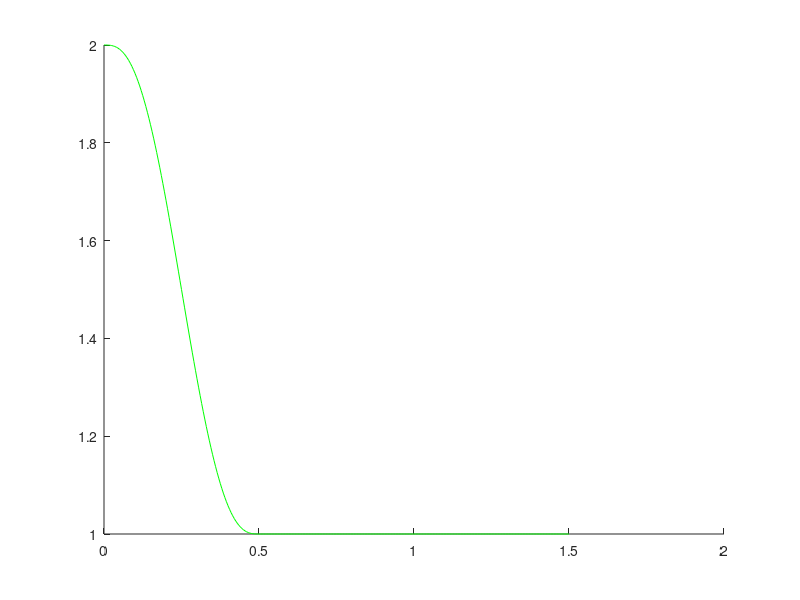

The MATLAB source for this figure: (Note: this script raises an error after producing the figure.)
clc
clear all

global M B

%% Constant K, prove tautology and other housekeeping
tspan=.5;
tinc=.005;
ta=(0:tinc:tspan)/tspan;

xi=[1; 0];
xf=[0; 0];

xd=(xi*ones(size(ta))+(xf-xi)*(10*ta.^3-15*ta.^4+6*ta.^5))';
vd=((xf-xi)*(30*ta.^2-60*ta.^3+30*ta.^4)/tspan)';
ad=((xf-xi)*(60*ta-180*ta.^2+120*ta.^3)/(tspan^2))';
% tshort=0:.001:tspan;
% xd=([1; 0]*sin(tshort))';
% vd=([1; 0]*cos(tshort))';
% ad=([1; 0]*-sin(tshort))';

t=0:tinc:1.5;
Xd=[[xd vd ad];zeros(length(t)-length(ta),6)];
Xd(:,1)=Xd(:,1)+1;
F=zeros(length(t),2);
F((t>.1)&(t<.2),1)=-10;
K=15*ones(length(t),2);

figure(1)
clf
hold on
plot(t,Xd(:,1),'g')

M=.41;
B=2.3;

Xh=forward(t,Xd,F,K);
plot(t,Xh(:,1),'k')

Xx=reverse(t,Xh,F,K);
plot(t,Xx(:,1),'r.')

arrow([t' Xh(:,1)],[t' Xh(:,1)]+.05*[0*t' F(:,1)],.6*[1 1 1],.2);

title('Proof of Tautology Being Intact')
xlabel('Time, Seconds')
ylabel('Displacement in X')
legend('Ground Truth Intention','Hand (Stiffness=15)','Intention (Stiffness=15)','Forces')

%% Sobol spanned, short-time extraction bursts

sParams=1;
nCandidates=5;
Kml=16;
Kspan=.2;

p=sobolset(sParams,'Skip',1e3,'Leap',1e2); %double wide is necessary, rest are generic values to deal with idealty
p=scramble(p,'MatousekAffineOwen'); %Same. Cleans up some issues quickly and quietly

candidateK=Kml+Kml*Kspan*(p(1:nCandidates,:)-.5); %Generate a sobol-distributed [0-1] set that theoretically spans the space very very well.

%You know you have some settling time, so figure out what it is.

figure(2)
clf
subplot(2,1,1)
hold on
plot(t,Xd(:,1),'g','linewidth',2)

Xml=reverse(t,Xh,F,Kml+K*0);
plot(t,Xml(:,1),'r.')

Xs=zeros(length(t),nCandidates);
Ys=zeros(length(t),nCandidates);
for k=1:nCandidates
    cand{k}=reverse(t,Xh,F,candidateK(k)+K*0);
    Xs(:,k)=cand{k}(:,1);
    Ys(:,k)=cand{k}(:,2);
    plot(t,Xs(:,k),'b')
end

eX=t;
eY=t;
for k=1:length(t)
    temp=[candidateK 1+0*candidateK]\Xs(k,:)';
    eX(k)=temp(1);
    temp=[candidateK 1+0*candidateK]\Ys(k,:)';
    eY(k)=temp(1);
end

dim=1;
P=zeros(dim);
P(dim+1,dim+1)=1;
w=zeros(2,1,length(t)+1);
w(2,1,1)=Xh(1,1);
w=[0;0];

subplot(2,1,2)
hold on
for k=1:length(t)
    %[w(:,:,k+1),P]=RLS([eX(k);1],Xml(k,1)',w(:,:,k),P,.5);
    [w,P]=RLS([eX(k);1],Xml(k,1)',w,P,.9);
    ws(:,k+1)=w;
    if ~mod(k,20)
    %plot(t(k),w(1,1,k),'r.')
    plot(t(k),w,'r.')
    drawnow
    end
end

figure(3)
clf
subplot(2,1,1)
hold on
plot(t,Xd(:,1),'g-')
plot(t,Xml(:,1)-eX','c.')
%plot(t,squeeze(w(2,1,2:end)),'b.')
subplot(2,1,2)
%plot(t,squeeze(w(1,1,2:end)).*eX','r')


%% Break there

return

figure(2)
clf
subplot(2,1,1)
hold on
plot(t,Xd(:,1),'g')
%arrow([t' Xd(:,1)],[t' Xd(:,1)]+.05*[0*t' F(:,1)],.6*[1 1 1],.2);

Xh=forward(t,Xd,F,K);
plot(t,Xh(:,1),'k')

Klow=13;
Khigh=16;

XxL=reverse(t,Xh,F,Klow+0*K);
plot(t,XxL(:,1),'r')

XxH=reverse(t,Xh,F,Khigh+0*K);
plot(t,XxH(:,1),'r')
title('You can recover the twue intent by overestimation correction')
ylabel('Displacement in X')
xlim([0 1.5])
legend('Ground Truth Intention','Hand (Stiffness=15)','Extraction with overestimated stiffness (Stiffness=18)','Extraction with overestimated stiffness (Stiffness=19)')

subplot(2,1,2)
hold on
E=XxL(:,1)-XxH(:,1);
plot(t,E,'c')

plot(t,Xd(:,1),'g')
eps=E\XxL(:,1)
plot(t,XxL(:,1)-eps*E,'r')
legend('Difference of Overestimates','Ground Truth Intention','Corrected Extraction')
title(['Solved Stiffness Overestimation: Eps = ',num2str(-eps*(Khigh-Klow))])
xlabel('Time, Seconds')
ylabel('Displacement in X')


%% Time varying K

Ksmooth=40+5*sin(2*pi*t/.25+rand)'; %smooth(5+20*rand(length(t),1),30);
Xh=forward(t,Xd,F,[Ksmooth K(:,2)]);
Klow=9;
Kmid=12;
Khigh=12.1;

XxL=reverse(t,Xh,F,Klow+0*K);
XxM=reverse(t,Xh,F,Kmid+0*K);
XxH=reverse(t,Xh,F,Khigh+0*K);

E=XxH(:,1)-XxL(:,1);

span=2;
epslocal=zeros(length(t),1);
for k=1:length(t)
    inds=max(1,k-span):length(t);
    %Without zero mean, you lose the nuts for the trees
    %epslocal(k)=(E(inds)-mean(E(inds)))\(XxM(inds,1)-mean(XxM(inds,1)));
    temp=[E(inds) ones(length(inds),1)]\XxM(inds,1);
    epslocal(k)=temp(1);
end
%epslocal=(epslocal(:,1)*Khigh+epslocal(:,2)*Klow)./sum(epslocal,2)

realdot=dot(XxM(:,1),Xd(:,1)/norm(Xd(:,1)))
epsdot=dot(XxL(:,1),E)
epsglobal=E\XxM(:,1)

epsComp=(XxL(:,1)-mean(XxL(:,1)))\(E-mean(E))


figure(3)
clf
subplot(2,1,1)
hold on

plot(t,Xd(:,1),'g')
plot(t,Xh(:,1),'k')
plot(t,Ksmooth/10,'m')

plot(t,XxL(:,1),'ro','markersize',2)
plot(t,XxM(:,1),'rv','markersize',2)
plot(t,XxH(:,1),'r^','markersize',2)
plot(t,XxL(:,1)+epsComp*E,'color',[.8 .5 .2])
plot(t,XxL(:,1)+epslocal.*E,'color',[0 .2 .6])

title('You can recover the twue intent by overestimation correction')
ylabel('Displacement in X')
xlim([0 1.5])
legend('Ground Truth Intention','Hand (Stiffness=magenta)','Time-varying Stiffness/10',['Extraction with estimated stiffness (Stiffness=',num2str(Klow),')'],['Extraction with estimated stiffness (Stiffness=',num2str(Kmid),')'],['Extraction with estimated stiffness (Stiffness=',num2str(Khigh),')'],'Constant Corrected Stiffness','Locally Corrected Stiffness')

subplot(2,1,2)
hold on

%plot(t,epsglobal+0*t,'color',[.8 .5 .2])
%plot(t,epslocal,'color',[0 .2 .6])
plot(t,Xd(:,1)-Xh(:,1),'g')
plot(t,10*(XxH(:,1)-XxM(:,1)),'r')

%plot(t,epslocal(:,1),'b')
%plot(t,(XxM(:,1)-Xd(:,1)),'color',[.7 .4 .4])
%legend('Difference of Estimates','Ground Truth Intention','Constant-Corrected Extraction','Time-varying Stiffness Estimate Extraction')
title(['Solved Stiffness Overestimation: Eps = ',num2str(epsglobal*(Khigh-Klow))])
xlabel('Time, Seconds')
ylabel('Computed scale')

figure(4)
clf
hold on
%plot(t,epsdot*E,'k')
%plot(t,(XxM(:,1)-Xd(:,1)),'color',[.7 .4 .4])
plot(t,0*t,'g')
plot(t,Xh(:,1)-Xd(:,1),'k')
plot(t,XxL(:,1)-Xd(:,1),'ro','markersize',2)
plot(t,XxM(:,1)-Xd(:,1),'rv','markersize',2)
plot(t,XxH(:,1)-Xd(:,1),'r^','markersize',2)
plot(t,XxH(:,1)-XxL(:,1),'c')
plot(t,XxL(:,1)+epsComp*E-Xd(:,1),'r')
plot(t,XxM(:,1)-epslocal.*E-Xd(:,1),'color',[0 .2 .6])

eh=XxL(:,1)-Xh(:,1);
he=E\eh

%plot(t,XxL(:,1)+he*E-Xd(:,1),'color',[.5 .1 .8])


legend({'Zero Error';
    'Hand Error';
    ['Extraction Error (Stiffness=',num2str(Klow),')'];
    ['Extraction Error (Stiffness=',num2str(Kmid),')'];
    ['Extraction Error (Stiffness=',num2str(Khigh),')'];
    'Unscaled Error Estimate';
    'Correction with Linear Regression';
    ['Correction with Local Linear Regression, Span = ',num2str(span)]})
xlabel('Time, sec')
ylabel('Error, X')
